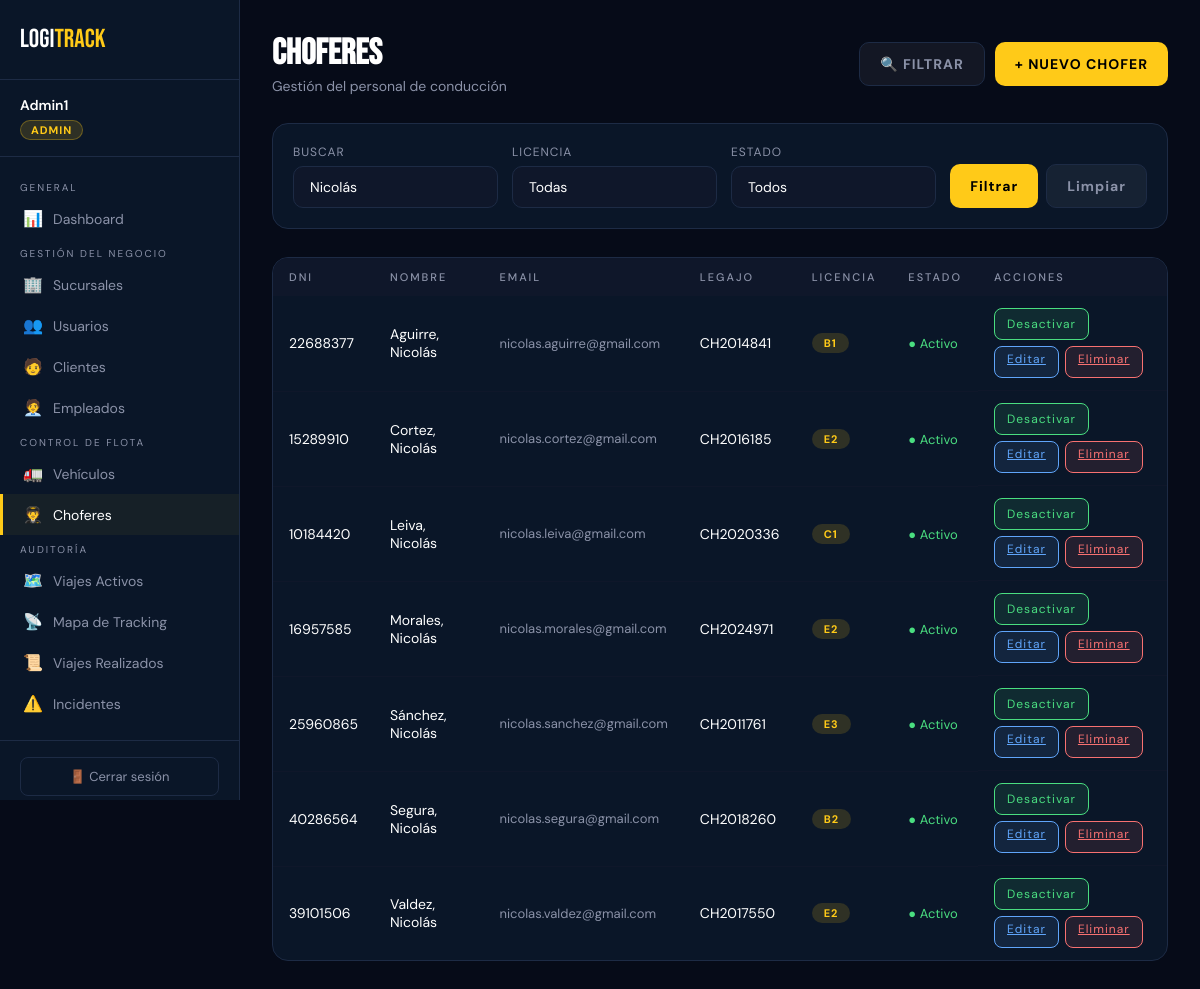
/logitrack/views/admin/choferes.php?busqueda=Nicolás (signed in), run on the app's committed database.
### tables this page shows
CREATE TABLE `chofer` (
  `id_chofer` int(11) DEFAULT NULL,
  `legajo` varchar(20) NOT NULL,
  `dni` varchar(15) NOT NULL,
  `nombre` varchar(50) NOT NULL,
  `apellido` varchar(50) NOT NULL,
  `email` varchar(100) DEFAULT NULL,
  `tipo_licencia` varchar(30) DEFAULT NULL,
  `id_sucursal` int(11) DEFAULT NULL,
  `activo` tinyint(1) NOT NULL DEFAULT 1
);

### logitrack/views/admin/choferes.php (the view, shortened to what this page needs)
<?php
require_once __DIR__ . '/../../config/db.php';
$f_busqueda = trim($_GET['busqueda'] ?? '');
$where  = [];
$params = [];
if ($f_busqueda !== '') {
    $where[] = '(c.nombre LIKE :busqueda1 OR c.apellido LIKE :busqueda2 OR c.dni LIKE :busqueda3 OR c.legajo LIKE :busqueda4)';
    $b = '%' . $f_busqueda . '%';
    $params[':busqueda1'] = $b;
    $params[':busqueda2'] = $b;
    $params[':busqueda3'] = $b;
    $params[':busqueda4'] = $b;
}
$sql = "
    SELECT c.id_chofer, c.dni, c.nombre, c.apellido, c.legajo, c.tipo_licencia, c.email,
           c.activo AS activo
    FROM   chofer  c";
if ($where) {
    $sql .= ' WHERE ' . implode(' AND ', $where);
}
$sql .= ' ORDER BY c.apellido, c.nombre';
$stmt = $pdo->prepare($sql);
$stmt->execute($params);
$choferes = $stmt->fetchAll();
?>
<!DOCTYPE html>
<html lang="es">
<head>
    <link rel="stylesheet" href="/logitrack/public/css/style.css?v=<?= filemtime(__DIR__ . '/../../public/css/style.css') ?>">
</head>
<body>
<div class="layout">
    <?php include __DIR__ . '/../layout/sidebar.php'; ?>
    <main class="main-content">
        <div class="topbar">
            <div>
                <h1 class="page-title">CHOFERES</h1>
                <p class="page-subtitle">Gestión del personal de conducción</p>
            </div>
            <div style="display:flex;gap:10px;">
                <label for="chk-filtros" class="btn btn-secondary">🔍 Filtrar</label>
                <label for="chk-panel-crear" class="btn btn-primary">
                    + Nuevo Chofer
                </label>
            </div>
        </div>
        <form method="GET" action="/logitrack/views/admin/choferes.php" class="filtros">
            <div class="form-group">
                <label>Buscar</label>
                <input type="text" name="busqueda" placeholder="Nombre, apellido, DNI o legajo" value="<?= htmlspecialchars($f_busqueda) ?>">
            </div>
            <div class="form-group">
                <label>Licencia</label>
                <select name="licencia">
                    <option value="">Todas</option>
                </select>
            </div>
            <div class="form-group">
                <label>Estado</label>
                <select name="estado">
                    <option value="">Todos</option>
                </select>
            </div>
            <div class="filtros-acciones">
                <button type="submit" class="btn btn-primary">Filtrar</button>
                <a href="/logitrack/views/admin/choferes.php" class="btn btn-secondary">Limpiar</a>
            </div>
        </form>
        <div class="tabla-wrapper">
            <table>
                <thead>
                    <tr><th>DNI</th><th>Nombre</th><th>Email</th><th>Legajo</th><th>Licencia</th><th>Estado</th><th>Acciones</th></tr>
                </thead>
                <tbody>
                <?php foreach ($choferes as $c): ?>
                <tr>
                    <td><?= htmlspecialchars($c['dni']) ?></td>
                    <td><?= htmlspecialchars($c['apellido'] . ', ' . $c['nombre']) ?></td>
                    <td style="font-size:13px;color:var(--gris);"><?= htmlspecialchars($c['email'] ?? '—') ?></td>
                    <td><?= htmlspecialchars($c['legajo']) ?></td>
                    <td><span class="badge badge-transito"><?= htmlspecialchars($c['tipo_licencia']) ?></span></td>
                    <td>
                        <?php if ($c['activo']): ?>
                            <span style="color:#4ade80;font-size:13px;">● Activo</span>
                        <?php else: ?>
                            <span style="color:#f87171;font-size:13px;">● Inactivo</span>
                        <?php endif; ?>
                    </td>
                    <td style="display:flex;gap:6px;flex-wrap:wrap;">
                        <form method="POST" action="/logitrack/views/admin/choferes.php" style="margin:0;">
                            <button type="submit" class="btn-sm <?= $c['activo'] ? 'btn-toggle-on' : 'btn-toggle-off' ?>">
                                <?= $c['activo'] ? 'Desactivar' : 'Activar' ?>
                            </button>
                        </form>
                        <a href="#edit-chofer-<?= $c['id_chofer'] ?>" class="btn-sm btn-edit">Editar</a>
                        <a href="#del-chofer-<?= $c['id_chofer'] ?>" class="btn-sm btn-delete">Eliminar</a>
                    </td>
                </tr>
                <?php endforeach; ?>
                </tbody>
            </table>
        </div>
    </main>
</div>
</body>
</html>

### logitrack/public/css/style.css (style rules this page uses)
*, *::before, *::after { box-sizing: border-box; margin: 0; padding: 0; }
:root { --amarillo: #FFCA18; --fondo: #060b18; --panel: #0a1628; --input-bg: #0f172a; --borde: #1d2b45; --texto: #ffffff; --gris: #8b92a8; --verde: #4ade80; --rojo: #f87171; --azul: #60a5fa; --violeta: #a78bfa; --sidebar-w: 240px; }
body { background: var(--fondo); color: var(--texto); font-family: 'DM Sans', sans-serif; min-height: 100vh; }
.layout { display: flex; min-height: 100vh; }
.main-content { margin-left: var(--sidebar-w); flex: 1; padding: 32px; min-height: 100vh; }
.topbar { display: flex; justify-content: space-between; align-items: center; margin-bottom: 28px; }
.page-title { font-family: 'Bebas Neue', sans-serif; font-size: 36px; color: var(--texto); }
.page-subtitle { color: var(--gris); font-size: 14px; margin-top: 2px; }
.tabla-wrapper { background: var(--panel); border: 1px solid var(--borde); border-radius: 16px; overflow: hidden; margin-bottom: 24px; }
table { width: 100%; border-collapse: collapse; }
thead { background: var(--input-bg); }
th { padding: 12px 16px; text-align: left; font-size: 11px; letter-spacing: 2px; color: var(--gris); text-transform: uppercase; font-weight: 500; }
td { padding: 12px 16px; font-size: 14px; border-bottom: 1px solid var(--input-bg); }
tr:last-child td { border-bottom: none; }
.form-group { display: flex; flex-direction: column; gap: 6px; }
label { font-size: 12px; color: var(--gris); letter-spacing: 1px; text-transform: uppercase; }
input[type="text"], input[type="email"], input[type="password"], input[type="number"], input[type="date"], input[type="datetime-local"], select, textarea { height: 46px; background: var(--input-bg); border: 1px solid var(--borde); border-radius: 10px; color: var(--texto); padding: 0 16px; font-size: 14px; font-family: 'DM Sans', sans-serif; width: 100%; transition: border-color .2s; }
input::placeholder, textarea::placeholder { color: var(--gris); }
select { appearance: none; cursor: pointer; }
select option { background: var(--input-bg); color: var(--texto); }
.btn { height: 44px; padding: 0 20px; border: none; border-radius: 10px; font-size: 14px; font-weight: bold; letter-spacing: 1px; cursor: pointer; text-decoration: none; display: inline-flex; align-items: center; gap: 8px; transition: opacity .2s; font-family: 'DM Sans', sans-serif; }
.btn-primary { background: var(--amarillo); color: #000; }
.btn-secondary { background: rgba(255,255,255,.05); color: var(--gris); border: 1px solid var(--borde); }
.btn-sm { height: 32px; padding: 0 12px; font-size: 12px; }
.badge { display: inline-block; padding: 3px 12px; border-radius: 20px; font-size: 11px; font-weight: bold; letter-spacing: 1px; text-transform: uppercase; }
.badge-transito { background: rgba(255,202,24,.15); color: var(--amarillo); }
.filtros { display: none; flex-wrap: wrap; gap: 14px; align-items: flex-end; background: var(--panel); border: 1px solid var(--borde); border-radius: 16px; padding: 20px; margin-bottom: 28px; }
.filtros .form-group { flex: 1 1 160px; min-width: 140px; gap: 6px; }
.filtros .form-group label { margin: 0; }
.filtros input, .filtros select { height: 42px; }
.filtros-acciones { display: flex; gap: 8px; flex: 0 0 auto; }
.toggle-filtros:checked ~ .filtros { display: flex; }

### logitrack/views/admin/choferes.php (style rules this page uses)
.btn-sm { padding:4px 12px; font-size:12px; border-radius:8px; border:none; cursor:pointer; font-family:inherit; letter-spacing:1px; }
.btn-delete { background:rgba(248,113,113,.1); color:#f87171; border:1px solid #f87171; }
.btn-toggle-on { background:rgba(74,222,128,.1); color:#4ade80; border:1px solid #4ade80; }
.btn-edit { background:rgba(96,165,250,.1); color:#60a5fa; border:1px solid #60a5fa; }

### data on the page
chofer: dni "22688377", apellido+nombre "Aguirre, Nicolás", email "nicolas.aguirre@gmail.com", legajo "CH2014841", tipo_licencia "B1", activo "● Activo"
chofer: dni "15289910", apellido+nombre "Cortez, Nicolás", email "nicolas.cortez@gmail.com", legajo "CH2016185", tipo_licencia "E2", activo "● Activo"
chofer: dni "10184420", apellido+nombre "Leiva, Nicolás", email "nicolas.leiva@gmail.com", legajo "CH2020336", tipo_licencia "C1", activo "● Activo"
chofer: dni "16957585", apellido+nombre "Morales, Nicolás", email "nicolas.morales@gmail.com", legajo "CH2024971", tipo_licencia "E2", activo "● Activo"
chofer: dni "25960865", apellido+nombre "Sánchez, Nicolás", email "nicolas.sanchez@gmail.com", legajo "CH2011761", tipo_licencia "E3", activo "● Activo"
chofer: dni "40286564", apellido+nombre "Segura, Nicolás", email "nicolas.segura@gmail.com", legajo "CH2018260", tipo_licencia "B2", activo "● Activo"
chofer: dni "39101506", apellido+nombre "Valdez, Nicolás", email "nicolas.valdez@gmail.com", legajo "CH2017550", tipo_licencia "E2", activo "● Activo"

### other printed values
$nombre "Admin1"
$rol "ADMIN"
